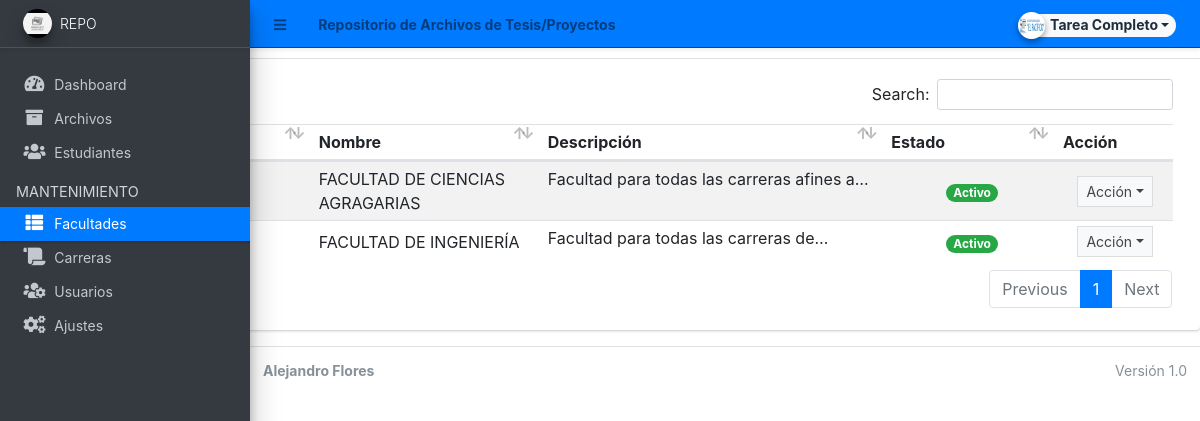
/admin/?page=departments (signed in), run on the app's committed database.
### tables this page shows
CREATE TABLE `department_list` (
  `id` int(30) NOT NULL,
  `name` text NOT NULL,
  `description` text NOT NULL,
  `status` tinyint(1) NOT NULL DEFAULT '1',
  `date_created` datetime NOT NULL DEFAULT CURRENT_TIMESTAMP,
  `date_updated` datetime DEFAULT NULL ON UPDATE CURRENT_TIMESTAMP
);

### admin/departments/index.php (the view, shortened to what this page needs)
<div class="card card-outline card-primary">
    <div class="card-header">
        <h3 class="card-title">Lista de Facultades</h3>
        <div class="card-tools">
            <a href="javascript:void(0)" id="create_new" class="btn btn-flat btn-sm btn-primary">
            </a>
        </div>
    </div>
    <div class="card-body">
        <div class="container-fluid">
            <table class="table table-hover table-striped">
                <colgroup>
                    <col width="5%">
                    <col width="20%">
                    <col width="20%">
                    <col width="30%">
                    <col width="15%">
                    <col width="10%">
                </colgroup>
                <thead>
                    <tr>
                        <th>#</th>
                        <th>Fecha de creación</th>
                        <th>Nombre</th>
                        <th>Descripción</th>
                        <th>Estado</th>
                        <th>Acción</th>
                    </tr>
                </thead>
                <tbody>
                    <?php
                        $i = 1;
                        $qry = $conn->query("SELECT * FROM `department_list` ORDER BY `name` ASC");
                        while($row = $qry->fetch_assoc()):
                    ?>
                    <tr>
                        <td class="text-center"><?= $i++; ?></td>
                        <td><?= date("Y-m-d H:i", strtotime($row['date_created'])) ?></td>
                        <td><?= ucwords($row['name']) ?></td>
                        <td class="truncate-1"><?= $row['description'] ?></td>
                        <td class="text-center">
                            <?php
                                echo match($row['status']) {
                                    '1' => "<span class='badge badge-success badge-pill'>Activo</span>",
                                    '0' => "<span class='badge badge-secondary badge-pill'>Inactivo</span>",
                                    default => "<span class='badge badge-warning badge-pill'>Desconocido</span>",
                                };
                            ?>
                        </td>
                        <td align="center">
                            <button type="button" class="btn btn-flat btn-default btn-sm dropdown-toggle dropdown-icon" data-toggle="dropdown">
                                Acción
                            </button>
                        </td>
                    </tr>
                    <?php endwhile; ?>
                </tbody>
            </table>
        </div>
    </div>
</div>

### data on the page
department_list: name "FACULTAD DE CIENCIAS AGRAGARIAS", description "Facultad para todas las carreras afines…", status "Activo"
department_list: name "FACULTAD DE INGENIERÍA", description "Facultad para todas las carreras…", status "Activo"

### other printed values
$_settings->info('name') "Repositorio de Archivos de Tesis/Proyectos"
$_settings->info('short_name') "REPO"
